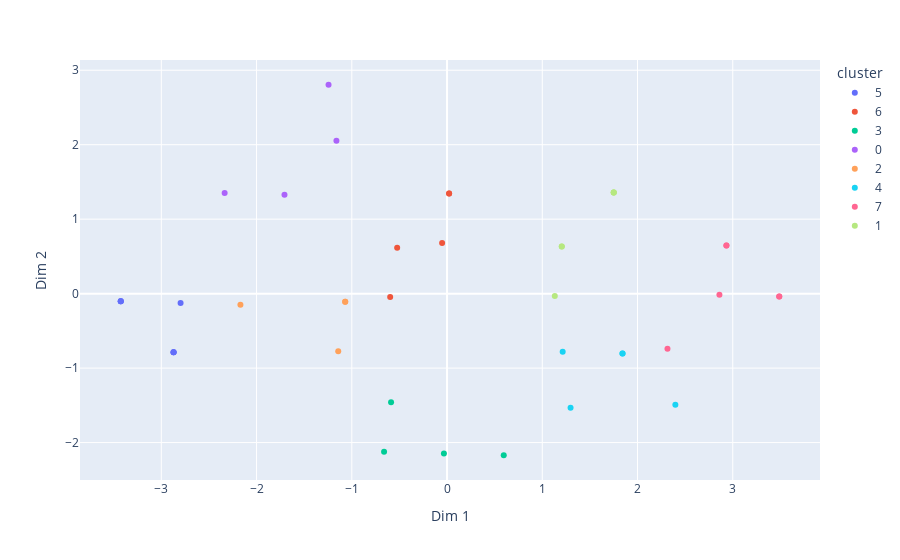

Notebook code cell kept with this figure:
### Code cell
X_pca["cluster"] = [str(l) for l in model.labels_]
px.scatter(X_pca, x="Dim 1", y="Dim 2", color="cluster")

### Figure 1 — Plotly figure (JSON) as saved in the notebook; plotly's stock layout.template omitted (floating-point values rounded to 4 significant figures)
{"data": [{"hovertemplate": "cluster=5<br>Dim 1=%{x}<br>Dim 2=%{y}<extra></extra>", "legendgroup": "5", "marker": {"color": "#636efa", "symbol": "circle"}, "mode": "markers", "name": "5", "orientation": "v", "showlegend": true, "type": "scatter", "x": [-3.426, -3.426, -2.871, -2.871, -2.871, -3.426, -2.798], "xaxis": "x", "y": [-0.1012, -0.1012, -0.7879, -0.7879, -0.7879, -0.1012, -0.1254], "yaxis": "y"}, {"hovertemplate": "cluster=6<br>Dim 1=%{x}<br>Dim 2=%{y}<extra></extra>", "legendgroup": "6", "marker": {"color": "#EF553B", "symbol": "circle"}, "mode": "markers", "name": "6", "orientation": "v", "showlegend": true, "type": "scatter", "x": [-0.05168, -0.5971, 0.02169, -0.5237, 0.02169], "xaxis": "x", "y": [0.6806, -0.04588, 1.343, 0.6166, 1.343], "yaxis": "y"}, {"hovertemplate": "cluster=3<br>Dim 1=%{x}<br>Dim 2=%{y}<extra></extra>", "legendgroup": "3", "marker": {"color": "#00cc96", "symbol": "circle"}, "mode": "markers", "name": "3", "orientation": "v", "showlegend": true, "type": "scatter", "x": [-0.03285, -0.5877, -0.6611, 0.5954], "xaxis": "x", "y": [-2.146, -1.459, -2.122, -2.17], "yaxis": "y"}, {"hovertemplate": "cluster=0<br>Dim 1=%{x}<br>Dim 2=%{y}<extra></extra>", "legendgroup": "0", "marker": {"color": "#ab63fa", "symbol": "circle"}, "mode": "markers", "name": "0", "orientation": "v", "showlegend": true, "type": "scatter", "x": [-2.335, -1.244, -1.161, -1.707], "xaxis": "x", "y": [1.352, 2.805, 2.054, 1.328], "yaxis": "y"}, {"hovertemplate": "cluster=2<br>Dim 1=%{x}<br>Dim 2=%{y}<extra></extra>", "legendgroup": "2", "marker": {"color": "#FFA15A", "symbol": "circle"}, "mode": "markers", "name": "2", "orientation": "v", "showlegend": true, "type": "scatter", "x": [-1.143, -2.169, -1.069, -1.069], "xaxis": "x", "y": [-0.7724, -0.1497, -0.1099, -0.1099], "yaxis": "y"}, {"hovertemplate": "cluster=4<br>Dim 1=%{x}<br>Dim 2=%{y}<extra></extra>", "legendgroup": "4", "marker": {"color": "#19d3f3", "symbol": "circle"}, "mode": "markers", "name": "4", "orientation": "v", "showlegend": true, "type": "scatter", "x": [1.214, 1.297, 2.397, 1.842, 1.842], "xaxis": "x", "y": [-0.7811, -1.532, -1.492, -0.8053, -0.8053], "yaxis": "y"}, {"hovertemplate": "cluster=7<br>Dim 1=%{x}<br>Dim 2=%{y}<extra></extra>", "legendgroup": "7", "marker": {"color": "#FF6692", "symbol": "circle"}, "mode": "markers", "name": "7", "orientation": "v", "showlegend": true, "type": "scatter", "x": [2.314, 2.933, 2.933, 3.488, 3.488, 2.86], "xaxis": "x", "y": [-0.7413, 0.6477, 0.6477, -0.03905, -0.03905, -0.01482], "yaxis": "y"}, {"hovertemplate": "cluster=1<br>Dim 1=%{x}<br>Dim 2=%{y}<extra></extra>", "legendgroup": "1", "marker": {"color": "#B6E880", "symbol": "circle"}, "mode": "markers", "name": "1", "orientation": "v", "showlegend": true, "type": "scatter", "x": [1.75, 1.205, 1.131, 1.205, 1.75, 1.75], "xaxis": "x", "y": [1.359, 0.6321, -0.03035, 0.6321, 1.359, 1.359], "yaxis": "y"}], "layout": {"legend": {"title": {"text": "cluster"}, "tracegroupgap": 0}, "margin": {"t": 60}, "xaxis": {"anchor": "y", "domain": [0, 1], "title": {"text": "Dim 1"}}, "yaxis": {"anchor": "x", "domain": [0, 1], "title": {"text": "Dim 2"}}}}
